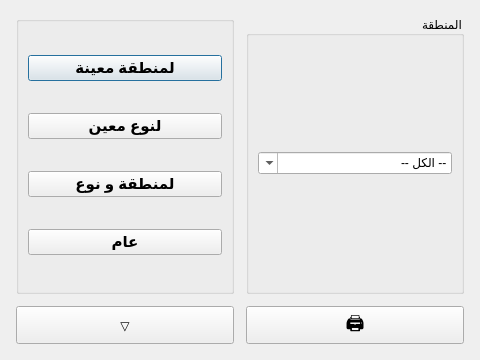
<?xml version="1.0" encoding="UTF-8"?>
<ui version="4.0">
 <class>AllCustomersReport</class>
 <widget class="QDialog" name="AllCustomersReport">
  <property name="geometry"><rect><x>0</x><y>0</y><width>480</width><height>360</height></rect></property>
  <property name="windowTitle"><string>اسماء الزبائن</string></property>
  <property name="layoutDirection"><enum>Qt::RightToLeft</enum></property>
  <layout class="QVBoxLayout" name="rootLayout">
   <property name="spacing"><number>12</number></property>
   <property name="margin"><number>16</number></property>
   <item>
    <layout class="QHBoxLayout">
     <!-- Region box -->
     <item>
      <widget class="QGroupBox" name="grpRegion">
       <property name="title"><string>المنطقة</string></property>
       <layout class="QVBoxLayout">
        <item><widget class="QComboBox" name="cmbRegion"><property name="editable"><bool>true</bool></property><property name="minimumWidth"><number>140</number></property><item><property name="text"><string>-- الكل --</string></property></item></widget></item>
       </layout>
      </widget>
     </item>
     <!-- Filter type buttons -->
     <item>
      <widget class="QGroupBox" name="grpFilters">
       <layout class="QVBoxLayout">
        <property name="spacing"><number>8</number></property>
        <item><widget class="QPushButton" name="btnByRegion"><property name="text"><string>لمنطقة معينة</string></property><property name="minimumHeight"><number>36</number></property><property name="font"><font><family>Tahoma</family><pointsize>11</pointsize><bold>true</bold></font></property></widget></item>
        <item><widget class="QPushButton" name="btnByType"><property name="text"><string>لنوع معين</string></property><property name="minimumHeight"><number>36</number></property><property name="font"><font><family>Tahoma</family><pointsize>11</pointsize><bold>true</bold></font></property></widget></item>
        <item><widget class="QPushButton" name="btnByBoth"><property name="text"><string>لمنطقة و نوع</string></property><property name="minimumHeight"><number>36</number></property><property name="font"><font><family>Tahoma</family><pointsize>11</pointsize><bold>true</bold></font></property></widget></item>
        <item><widget class="QPushButton" name="btnGeneral"><property name="text"><string>عام</string></property><property name="minimumHeight"><number>36</number></property><property name="font"><font><family>Tahoma</family><pointsize>11</pointsize><bold>true</bold></font></property></widget></item>
       </layout>
      </widget>
     </item>
    </layout>
   </item>
   <item>
    <layout class="QHBoxLayout">
     <item><widget class="QPushButton" name="btnPrint"><property name="text"><string>🖨</string></property><property name="minimumSize"><size><width>44</width><height>38</height></size></property><property name="font"><font><family>Tahoma</family><pointsize>14</pointsize></font></property></widget></item>
     <item><widget class="QPushButton" name="btnRun"><property name="text"><string>▽</string></property><property name="minimumSize"><size><width>44</width><height>38</height></size></property></widget></item>
    </layout>
   </item>
  </layout>
 </widget>
 <resources/>
 <connections/>
</ui>
